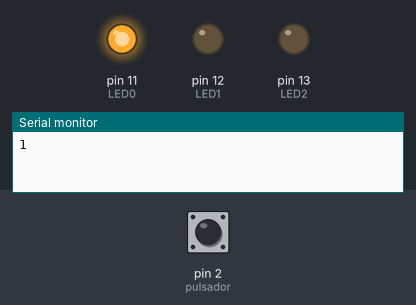
This sketch was run on a simulated Arduino Uno, built with avr-gcc and run on an emulated ATmega328P. Parts: output pins drawn as LEDs (lit = HIGH), the last lines printed to the serial monitor. The inputs (shaded band) are chosen by the test bench; at power-on: pin 2 (pulsador) HIGH.

Above: at 1.2 s.
1.3 s: pin 2 (pulsador) pulled LOW for 0.15 s
At 2.6 s:
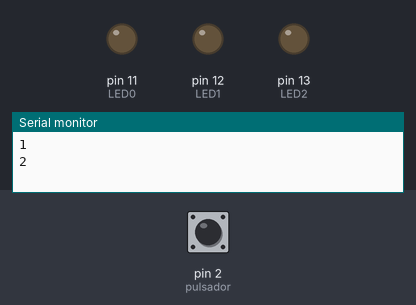
2.9 s: pin 2 (pulsador) pulled LOW for 1 s
At 5.1 s:
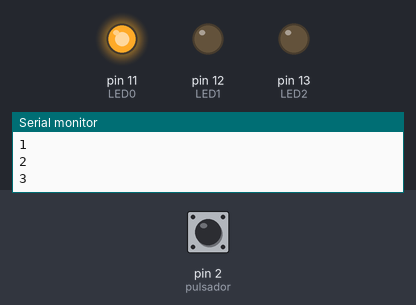
5.4 s: pin 2 (pulsador) pulled LOW for 0.15 s
At 6.7 s:
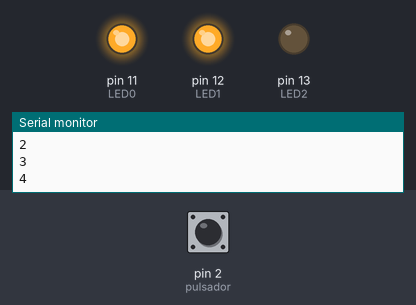
7.0 s: pin 2 (pulsador) pulled LOW for 3.2 s
At 11.1 s:
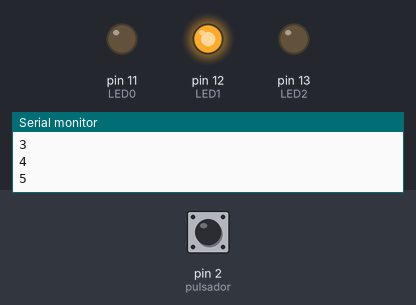
11.7 s: pin 2 (pulsador) pulsed LOW 5 times (0.12 s each, 0.3 s apart)
At 13.9 s:
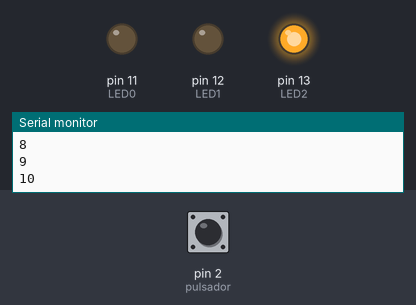
14.7 s: pin 2 (pulsador) pulsed LOW 2 times (0.12 s each, 0.3 s apart)
At 15.5 s:
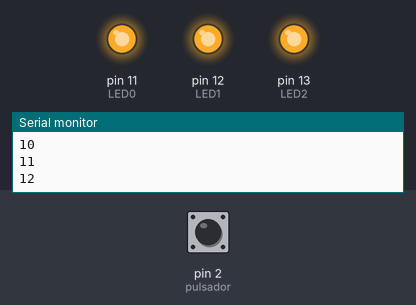
Timing chart, 0 to 17.7 s (numbered marks = the images above; inputs shaded):
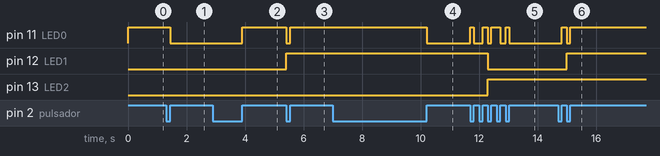

Measured:
- after the input at 1.3 s, pin 11 (LED0): HIGH → LOW after 0.15 s
- after the input at 2.9 s, pin 11 (LED0): LOW → HIGH after 1.0 s
- after the input at 5.4 s, pin 11 (LED0): HIGH → LOW at once, → HIGH 0.15 s later; pin 12 (LED1): LOW → HIGH at once
- after the input at 7.0 s, pin 11 (LED0): HIGH → LOW after 3.2 s
- after the input at 11.7 s, pin 11 (LED0): LOW → HIGH at once, → LOW 0.12 s later, → HIGH 0.30 s later, → LOW 0.18 s later, … (8 changes in this stretch); pin 12 (LED1): HIGH → LOW after 0.60 s; pin 13 (LED2): LOW → HIGH after 0.60 s
- after the input at 14.7 s, pin 11 (LED0): LOW → HIGH after 0.12 s, → LOW 0.18 s later, → HIGH 0.12 s later; pin 12 (LED1): LOW → HIGH after 0.30 s

The sketch:

Conta_binario.ino
```cpp
/*FECHA: 13/04/2020
 * AUTOR: Elias Montenegro Ramos
 * DESCRIPCIÓN DEL PROGRAMA: Pulsador y LED con contador de pulsos y programa monitor.
 * Cuando el LED haya prendido 5 veces se prenderá el LEDP y luego cuando prenda tres veces mas el LED
 * se apagará el LEDP y conta volverá a iniciar.
 */
int pulsador =2;
int LED0 =11;
int LED1 =12;
int LED2 =13;
int estado =LOW;
int conta =0;
void setup()
{
     Serial.begin(9600); // activamos la comunicación serial
     pinMode (pulsador, INPUT);
     pinMode (LED0, OUTPUT);
     pinMode (LED1, OUTPUT);
     pinMode (LED2, OUTPUT);
     digitalWrite(LED0, LOW);
     digitalWrite(LED1, LOW);
     digitalWrite(LED2, LOW);
}
void loop()
    {
       while(digitalRead (pulsador) == LOW); //Mientras que  pulsador no se pulse estara e Bajo no hace nada (ciclo de lectura).
       conta ++;  // Incrementamos contador
       Serial.println(conta); // mandamos información al programa monitor
       estado = digitalRead(LED0); // Entra aquí una vez que se oprime el pulsador y cambia el estado el pin 2 a HIGH.
                                // Lee el pin 3 el cual está en bajo LOW (0)por que nos hemos asegurado de esto y la cargamos en estado.
       digitalWrite(LED0, !estado); // Encendemos el LED escribiendo el valor contrario o negado del valor que tiene actual osea HIGH (1).
       while(digitalRead (pulsador) == HIGH); // Para evitar Rebotes en el pulsador, mientras el pulsador este pulsado no se tenga
                                           // en cuenta como un nuevo  pulso sino hasta cuando cese de ser oprimido.
       if(conta == 1) // hay que contar prendida y apagada del LED oprimir encender y oprimir para apagar.
         {
          digitalWrite(LED0, HIGH);
          digitalWrite(LED1, LOW);
          digitalWrite(LED2, LOW);
         }
       if (conta == 3)// hay que contar prendida y apagada del LED oprimir encender y oprimir para apagar.
         {
          digitalWrite(LED0, LOW);
          digitalWrite(LED1, HIGH);
          digitalWrite(LED2, LOW);
         }
        if (conta == 5)// hay que contar prendida y apagada del LED oprimir encender y oprimir para apagar.
         {
          digitalWrite(LED0, HIGH);
          digitalWrite(LED1, HIGH);
          digitalWrite(LED2, LOW);
         }
        if (conta == 7)// hay que contar prendida y apagada del LED oprimir encender y oprimir para apagar.
         {
          digitalWrite(LED0, LOW);
          digitalWrite(LED1, LOW);
          digitalWrite(LED2, HIGH);
         }
        if (conta == 9)// hay que contar prendida y apagada del LED oprimir encender y oprimir para apagar.
         {
          digitalWrite(LED0, HIGH);
          digitalWrite(LED1, LOW);
          digitalWrite(LED2, HIGH);
         }
        if (conta == 11)// hay que contar prendida y apagada del LED oprimir encender y oprimir para apagar.
         {
          digitalWrite(LED0, LOW);
          digitalWrite(LED1, HIGH);
          digitalWrite(LED2, HIGH);
         }
        if (conta == 13)// hay que contar prendida y apagada del LED oprimir encender y oprimir para apagar.
         {
          digitalWrite(LED0, HIGH);
          digitalWrite(LED1, HIGH);
          digitalWrite(LED2, HIGH);
          conta = 0; //Reinicia el contador.
         }
    }
```
